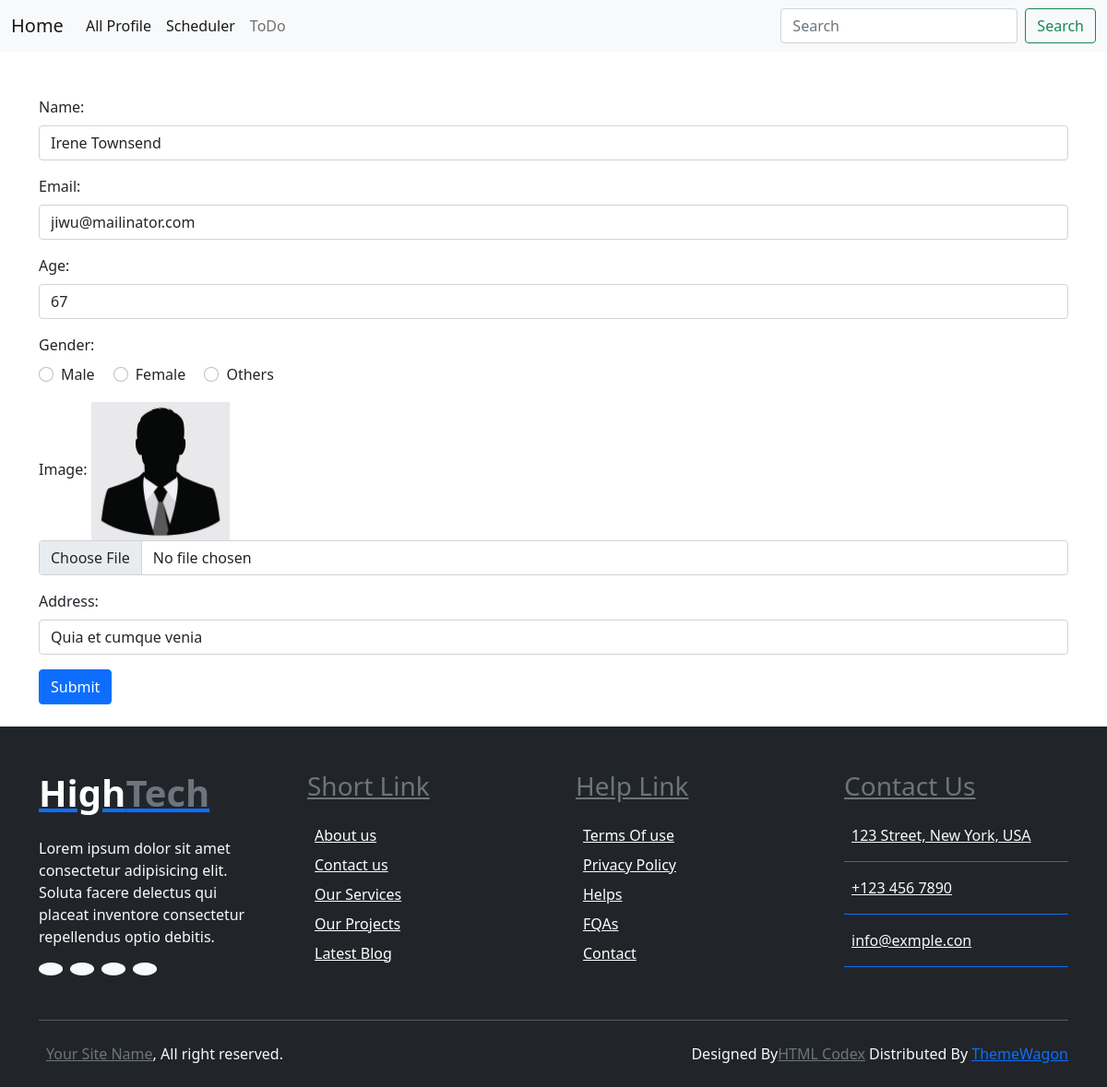
Page /Update/14/ on the committed database.
### nafi/models.py (models this page shows, shortened)
class Human(models.Model):
    GENDER = (
        ('Male', 'Male'),
        ('Female', 'Female'),
        ('Others', 'Others')
    )
    name = models.CharField(max_length=25, unique=True)
    email = models.EmailField(max_length=25, null=True, blank=True)
    age = models.PositiveIntegerField(default=50)
    gender = models.CharField(choices=GENDER, max_length=7, null=True, blank=True, default='Male')
    image = models.ImageField(upload_to='images/', default='def.jpg', null=True, blank=True)
    address = models.TextField(max_length=200, null=True, blank=True)

### nafi/views.py (the view, shortened to what this page needs)
# urls.py: path('Update/<int:id>/', Update, name='Update'),
def Update(request, id):
    prof = Human.objects.get(id=id)
    return render(request, 'Nafi_temp/update.html', locals())

### Template/Nafi_temp/update.html (shortened to what this page needs)
{% extends 'base.html' %}
{% block body %}
<form method="POST" enctype="multipart/form-data" class="container mt-5">
    <div class="mb-3">
        <label for="name" class="form-label">Name:</label>
        <input type="text" id="name" value="{{prof.name}}" name="name" class="form-control" required>
    </div>
    <div class="mb-3">
        <label for="email" class="form-label">Email:</label>
        <input type="email" id="email" value="{{prof.email}}" name="email" class="form-control">
    </div>
    <div class="mb-3">
        <label for="age" class="form-label">Age:</label>
        <input type="number" id="age" value="{{prof.age}}" name="age" min="0" class="form-control">
    </div>
    <div class="mb-3">
        <label class="form-label">Gender:</label>
        <div class="gender-list">
            <div class="form-check form-check-inline">
                <input type="radio" id="male" name="gender" value="Male" class="form-check-input">
                <label for="male" class="form-check-label">Male</label>
            </div>
            <div class="form-check form-check-inline">
                <input type="radio" id="female" name="gender" value="Female" class="form-check-input">
                <label for="female" class="form-check-label">Female</label>
            </div>
            <div class="form-check form-check-inline">
                <input type="radio" id="others" name="gender" value="Others" class="form-check-input">
                <label for="others" class="form-check-label">Others</label>
            </div>
        </div>
    </div>
    <div class="mb-3">
        <label for="image" class="form-label">Image:</label>
        <img style="height:150px; width:150px;" src="{{prof.image.url}}" alt="">
        <input type="file" id="image" name="image" class="form-control">
    </div>
    <div class="mb-3">
        <label for="address" class="form-label">Address:</label>
        <input type="text" value="{{prof.address}}" id="address" name="image" class="form-control">
    </div>
    <button type="submit" class="btn btn-primary">Submit</button>
</form>
<br>
{% endblock %}

### rows in the picture
Human: name "Irene Townsend", email "jiwu@mailinator.com", age "67", image (picture), image "Quia et cumque venia"
